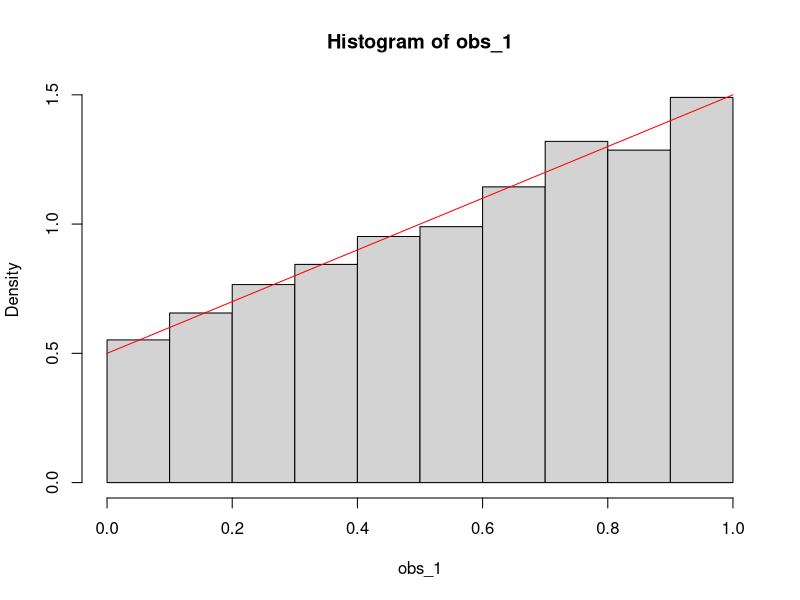
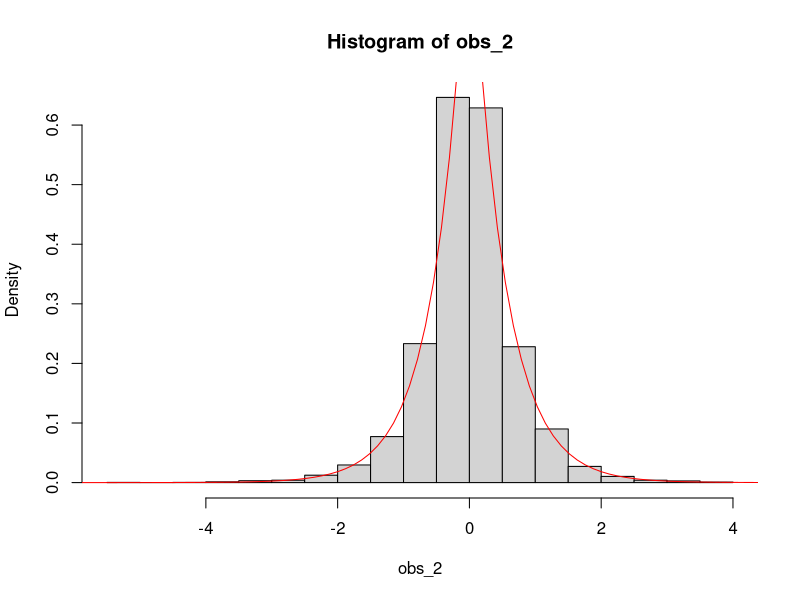
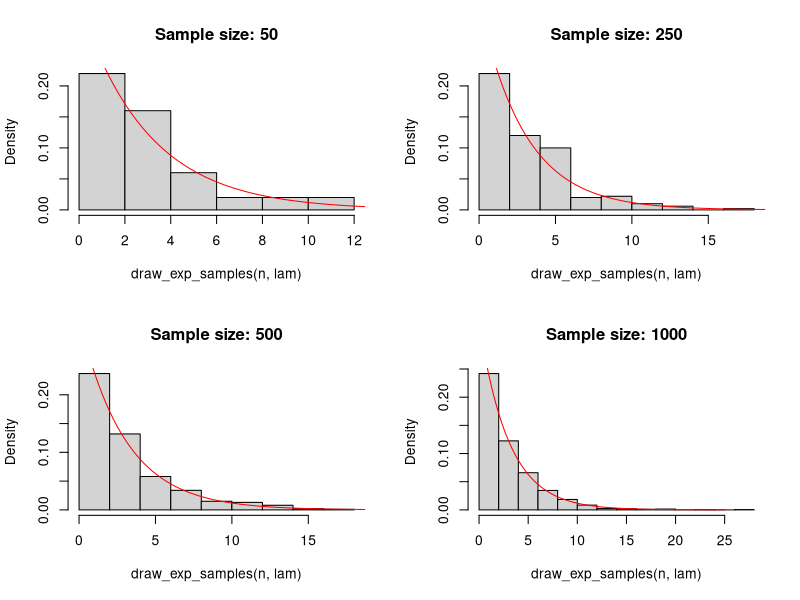
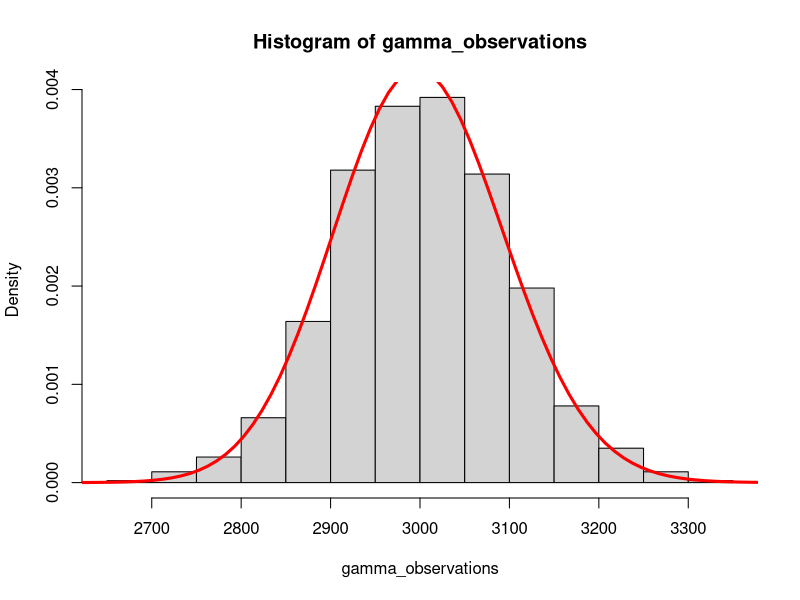

Generate these figures, in order, with R:
#
# MATH3871 Lab 2
#

# Question 1

inverse_CDF_1 <- function(y) {
    return((-1 + sqrt(1+8*y))/2)
}

fx_1 <- function(x) {
    return (x + 0.5)
}

obs_1 <- inverse_CDF_1(runif(5000))
hist(obs_1, prob=TRUE)

xx_1 <- seq(0,1,length=100)
print(xx_1)
lines(xx_1, fx_1(xx_1), col="red")

# Question 2

# @precondition - assumes that 0 <= y <= 1
inverse_CDF_2 <- function(y) {
    ifelse(
        y < 0.5,
        0.5 * log(2 * y),
        -0.5 * log(2*(1-y))
    )
}

fx_2 <- function(x) {
    ifelse(
        x < 0,
        exp(2*x),
        exp(-2*x)
    )
}

obs_2 <- inverse_CDF_2(runif(5000))
hist(obs_2, prob=TRUE)
xx_2 <- seq(-6, 6, length=100)
lines(xx_2, fx_2(xx_2), col='red')

# Question 3

inverse_CDF_3 <- function(y, lam) {
    return(-lam * log(1-y))
}

fx_3 <- function(x, lam) {
    return(1/lam * exp(-x/lam))
}

draw_exp_samples <- function(n, lam) {
    return(inverse_CDF_3(runif(n), lam))
}

lam <- 3
xx_3 <- seq(0,25,length=100)
par(mfrow = c(2,2))
for (n in c(50, 250, 500, 1000)) {
    hist(draw_exp_samples(n, lam), prob=TRUE, main=sprintf("Sample size: %d", n))
    lines(xx_3, fx_3(xx_3, lam), col='red')
}
par(mfrow = c(1,1))

# Question 4

# Function to draw a single observation from the Gamma(n, lambda) distribution.
draw_gamma_obs <- function(n, lam) {
    return(sum(draw_exp_samples(n, lam)))
}

# Draw 'num_gamma_samples' samples from Gamma(n, lambda)
lam <- 3
n <- 1000
num_gamma_samples <- 2000
gamma_observations <-numeric(0)
for (i in 1:num_gamma_samples) {
    gamma_observations <- c(gamma_observations, draw_gamma_obs(n, lam))
}

hist(gamma_observations, prob=TRUE)
xx_4 <- seq(2500, 3500, length=100)
lines(xx_4, dgamma(xx_4, shape=n, rate=1/lam), col='red', lwd=3)

